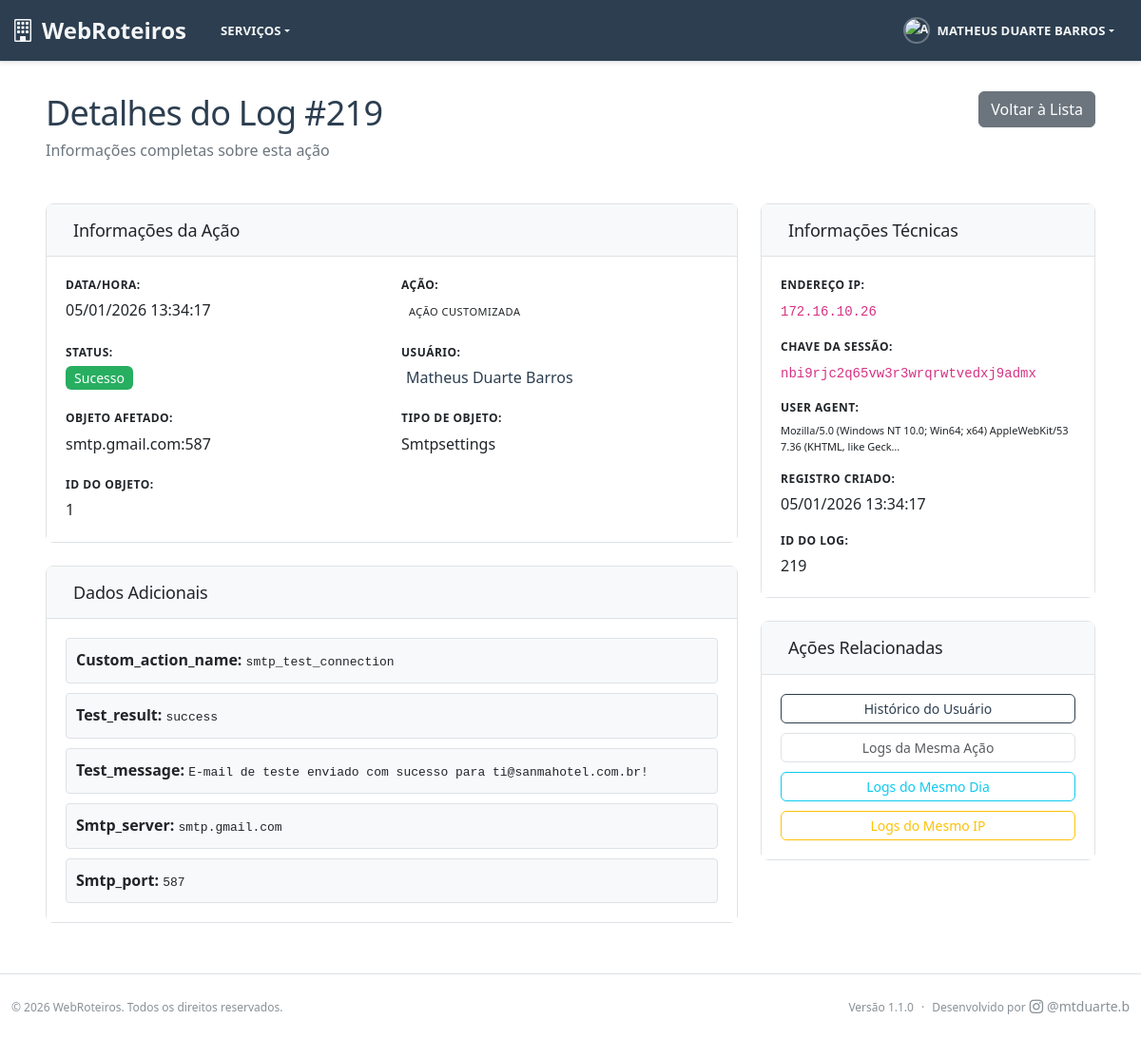
Page /audit/logs/219/ (signed in) on the committed database.
### audit_system/models.py (models this page shows, shortened)
class AuditLog(models.Model):
    ACTION_CHOICES = [
        ('USER_CREATED', 'Usuário Criado'),
        ('USER_UPDATED', 'Usuário Atualizado'),
        ('USER_DELETED', 'Usuário Deletado'),
        ('USER_ACTIVATED', 'Usuário Ativado'),
        ('USER_DEACTIVATED', 'Usuário Desativado'),
        ('USER_PASSWORD_CHANGED', 'Senha Alterada'),
        ('USER_LOGIN', 'Login Realizado'),
        ('USER_LOGOUT', 'Logout Realizado'),
        ('USER_LOGIN_FAILED', 'Login Falhado'),
        ('GROUP_CREATED', 'Grupo Criado'),
        ('GROUP_UPDATED', 'Grupo Atualizado'),
        ('GROUP_DELETED', 'Grupo Deletado'),
        ('GROUP_USER_ADDED', 'Usuário Adicionado ao Grupo'),
        ('GROUP_USER_REMOVED', 'Usuário Removido do Grupo'),
        ('GROUP_PERMISSION_ADDED', 'Permissão Adicionada ao Grupo'),
        ('GROUP_PERMISSION_REMOVED', 'Permissão Removida do Grupo'),
        ('PERMISSION_GRANTED', 'Permissão Concedida'),
        ('PERMISSION_REVOKED', 'Permissão Revogada'),
        ('ROLE_CHANGED', 'Papel/Função Alterada'),
        ('SYSTEM_ACCESS', 'Acesso ao Sistema'),
        ('DATA_EXPORT', 'Dados Exportados'),
        ('SETTINGS_CHANGED', 'Configurações Alteradas'),
        ('CUSTOM_ACTION', 'Ação Customizada'),
    ]
    action = models.CharField('Ação', max_length=50, choices=ACTION_CHOICES)
    content_type = models.ForeignKey(
        ContentType,
        on_delete=models.SET_NULL,
        null=True,
        blank=True,
        verbose_name='Tipo de Objeto'
    )
    object_id = models.CharField('ID do Objeto', max_length=100, null=True, blank=True)
    content_object = GenericForeignKey('content_type', 'object_id')
    object_repr = models.CharField('Representação do Objeto', max_length=200)
    changes = models.JSONField(
        'Alterações',
        default=dict,
        blank=True,
        help_text='Dados das alterações realizadas'
    )
    user = models.ForeignKey(
        User,
        on_delete=models.SET_NULL,
        null=True,
        blank=True,
        verbose_name='Usuário',
        related_name='audit_logs'
    )
    timestamp = models.DateTimeField('Data/Hora', auto_now_add=True, db_index=True)
    ip_address = models.GenericIPAddressField('Endereço IP', null=True, blank=True)
    user_agent = models.TextField('User Agent', null=True, blank=True)
    session_key = models.CharField('Chave da Sessão', max_length=40, null=True, blank=True)
    success = models.BooleanField('Sucesso', default=True)
    error_message = models.TextField('Mensagem de Erro', null=True, blank=True)
    extra_data = models.JSONField(
        'Dados Extras',
        default=dict,
        blank=True,
        help_text='Dados adicionais específicos da ação'
    )
    created_at = models.DateTimeField('Criado em', auto_now_add=True)
    class Meta:
        verbose_name = 'Log de Auditoria'
        verbose_name_plural = 'Logs de Auditoria'
        ordering = ['-timestamp']
        indexes = [
            models.Index(fields=['timestamp']),
            models.Index(fields=['user', 'timestamp']),
            models.Index(fields=['action', 'timestamp']),
            models.Index(fields=['content_type', 'object_id']),
        ]

### audit_system/views.py (the view)
# urls.py: path('logs/<int:log_id>/', views.audit_log_detail, name='log_detail'),
@staff_member_required
def audit_log_detail(request, log_id):
    log = get_object_or_404(AuditLog, pk=log_id)
    context = {
        'log': log,
        'title': f'Log #{log_id}',
    }
    return render(request, 'audit_system/log_detail.html', context)

### templates/audit_system/log_detail.html (shortened to what this page needs)
{% extends "base/base.html" %}
{% load static %}
{% block extra_css %}
<link rel="stylesheet" href="{% static 'css/audit.css' %}">
{% endblock %}
{% block content %}
<div class="audit-log-detail">
    <div class="page-header">
        <div class="header-content">
            <h1> Detalhes do Log #{{ log.pk }}</h1>
            <p class="text-muted">Informações completas sobre esta ação</p>
        </div>
        <div class="header-actions">
            <a href="{% url 'audit_system:logs_list' %}" class="btn btn-secondary">
                 Voltar à Lista
            </a>
        </div>
    </div>
    <div class="row">
        <div class="col-md-8">
            <div class="card">
                <div class="card-header">
                    <h5> Informações da Ação</h5>
                </div>
                <div class="card-body">
                    <div class="info-grid">
                        <div class="info-item">
                            <label>Data/Hora:</label>
                            <span class="value">{{ log.timestamp|date:"d/m/Y H:i:s" }}</span>
                        </div>
                        <div class="info-item">
                            <label>Ação:</label>
                            <span class="value">
                                <span class="action-badge action-{{ log.action|lower }}">
                                    {{ log.get_action_display }}
                                </span>
                            </span>
                        </div>
                        <div class="info-item">
                            <label>Status:</label>
                            <span class="value">
                                {% if log.success %}
                                <span class="badge badge-success">
                                     Sucesso
                                </span>
                                {% else %}
                                <span class="badge badge-danger">
                                    <i class="fas fa-times"></i> Erro
                                </span>
                                {% endif %}
                            </span>
                        </div>
                        <div class="info-item">
                            <label>Usuário:</label>
                            <span class="value">
                                {% if log.user %}
                                <a href="{% url 'audit_system:user_history' log.user.pk %}" class="user-link">
                                     {{ log.user.get_full_name|default:log.user.username }}
                                </a>
                                {% else %}
                                <span class="text-muted">Sistema</span>
                                {% endif %}
                            </span>
                        </div>
                        <div class="info-item">
                            <label>Objeto Afetado:</label>
                            <span class="value object-repr">{{ log.object_repr }}</span>
                        </div>
                        {% if log.content_type %}
                        <div class="info-item">
                            <label>Tipo de Objeto:</label>
                            <span class="value">{{ log.content_type.model|capfirst }}</span>
                        </div>
                        {% endif %}
                        {% if log.object_id %}
                        <div class="info-item">
                            <label>ID do Objeto:</label>
                            <span class="value">{{ log.object_id }}</span>
                        </div>
                        {% endif %}
                    </div>
                </div>
            </div>
            {% if log.extra_data %}
            <div class="card mt-4">
                <div class="card-header">
                    <h5> Dados Adicionais</h5>
                </div>
                <div class="card-body">
                    <div class="extra-data">
                        {% for key, value in log.extra_data.items %}
                        <div class="data-item">
                            <strong>{{ key|capfirst }}:</strong>
                            <span class="data-value">{{ value }}</span>
                        </div>
                        {% endfor %}
                    </div>
                </div>
            </div>
            {% endif %}
        </div>
        <div class="col-md-4">
            <div class="card">
                <div class="card-header">
                    <h5> Informações Técnicas</h5>
                </div>
                <div class="card-body">
                    <div class="tech-info">
                        <div class="tech-item">
                            <label>Endereço IP:</label>
                            <span class="value">
                                <code>{{ log.ip_address|default:"-" }}</code>
                            </span>
                        </div>
                        <div class="tech-item">
                            <label>Chave da Sessão:</label>
                            <span class="value">
                                <code class="session-key">{{ log.session_key|default:"-" }}</code>
                            </span>
                        </div>
                        {% if log.user_agent %}
                        <div class="tech-item">
                            <label>User Agent:</label>
                            <span class="value user-agent" title="{{ log.user_agent }}">
                                {{ log.user_agent|truncatechars:80 }}
                            </span>
                        </div>
                        {% endif %}
                        <div class="tech-item">
                            <label>Registro Criado:</label>
                            <span class="value">{{ log.created_at|date:"d/m/Y H:i:s" }}</span>
                        </div>
                        <div class="tech-item">
                            <label>ID do Log:</label>
                            <span class="value">{{ log.pk }}</span>
                        </div>
                    </div>
                </div>
            </div>
            <div class="card mt-4">
                <div class="card-header">
                    <h5> Ações Relacionadas</h5>
                </div>
                <div class="card-body">
                    <div class="related-actions">
                        {% if log.user %}
                        <a href="{% url 'audit_system:user_history' log.user.pk %}" class="btn btn-sm btn-outline-primary btn-block">
                             Histórico do Usuário
                        </a>
                        {% endif %}
                        <a href="{% url 'audit_system:logs_list' %}?action={{ log.action }}" class="btn btn-sm btn-outline-secondary btn-block">
                             Logs da Mesma Ação
                        </a>
                        {% if log.timestamp %}
                        <a href="{% url 'audit_system:logs_list' %}?date_from={{ log.timestamp|date:'Y-m-d' }}&date_to={{ log.timestamp|date:'Y-m-d' }}" class="btn btn-sm btn-outline-info btn-block">
                             Logs do Mesmo Dia
                        </a>
                        {% endif %}
                        {% if log.ip_address %}
                        <a href="{% url 'audit_system:logs_list' %}?search={{ log.ip_address }}" class="btn btn-sm btn-outline-warning btn-block">
                             Logs do Mesmo IP
                        </a>
                        {% endif %}
                    </div>
                </div>
            </div>
        </div>
    </div>
</div>
{% endblock %}

### templates/base/base.html (shortened to what this page needs)
{% load static %}
<!DOCTYPE html>
<html lang="pt-br" data-bs-theme="{% if user.is_authenticated and user.profile.tema_preferido != 'auto' %}{{ user.profile.tema_preferido }}{% else %}auto{% endif %}">
<head>
    <link href="https://cdn.jsdelivr.net/npm/bootstrap@5.3.2/dist/css/bootstrap.min.css" rel="stylesheet">
    <link rel="stylesheet" href="https://cdn.jsdelivr.net/npm/bootstrap-icons@1.11.2/font/bootstrap-icons.css">
    <link rel="stylesheet" href="{% static 'css/theme-colors.css' %}">
    <link rel="stylesheet" href="{% static 'css/main.css' %}">
    {% block extra_css %}{% endblock %}
</head>
<body class="{% block body_class %}{% endblock %}">
    {% if user.is_authenticated %}
        <nav class="navbar navbar-expand-lg navbar-dark custom-navbar fixed-top">
            <div class="container-fluid">
                <a class="navbar-brand fw-bold" href="{% url 'core:dashboard' %}">
                    <i class="bi bi-building me-2"></i>WebRoteiros
                </a>
                <div class="collapse navbar-collapse" id="navbarNav">
                    <ul class="navbar-nav me-auto">
                        <li class="nav-item dropdown">
                            <a class="nav-link dropdown-toggle {% if request.resolver_match.namespace == 'servicos' %}active{% endif %}" href="#" id="servicosDropdown" role="button" data-bs-toggle="dropdown" aria-expanded="false">
                                Serviços
                            </a>
                        </li>
                    </ul>
                    <ul class="navbar-nav ms-auto">
                        <li class="nav-item dropdown">
                            <a class="nav-link dropdown-toggle" href="#" id="userDropdown" role="button" data-bs-toggle="dropdown" aria-expanded="false">
                                {% if user.profile.avatar %}
                                    <img src="{{ user.profile.avatar.url }}" alt="Avatar de {{ user.get_full_name|default:user.username }}" class="rounded-circle me-2" style="width: 28px; height: 28px; object-fit: cover;">
                                {% else %}
                                    <img src="{% static 'images/default-avatar.svg' %}" alt="Avatar padrão" class="rounded-circle me-2" style="width: 28px; height: 28px; object-fit: cover;">
                                {% endif %}
                                {{ user.get_full_name|default:user.username }}
                            </a>
                        </li>
                    </ul>
                </div>
            </div>
        </nav>
    {% endif %}
    <main class="{% if user.is_authenticated %}main-content{% else %}login-main{% endif %}">
        {% block content %}{% endblock %}
    </main>
    {% if user.is_authenticated %}
        <footer class="app-footer bg-body border-top">
            <div class="container-fluid">
                <div class="row align-items-center py-2">
                    <div class="col-md-6">
                        <small class="text-muted">
                            © {% now "Y" %} WebRoteiros. Todos os direitos reservados.
                        </small>
                    </div>
                    <div class="col-md-6 text-md-end">
                        <small class="text-muted d-inline-flex align-items-center gap-2">
                            <span>Versão 1.1.0</span>
                            <span class="text-muted">·</span>
                            <span class="d-inline-flex align-items-center gap-1">
                                <span>Desenvolvido por</span>
                                <a href="https://www.instagram.com/mtduarte.b/" target="_blank" rel="noopener" class="text-muted text-decoration-none d-inline-flex align-items-center gap-1">
                                    <i class="bi bi-instagram" style="font-size: 0.9rem;"></i>
                                    <span class="small">@mtduarte.b</span>
                                </a>
                            </span>
                        </small>
                    </div>
                </div>
            </div>
        </footer>
    {% endif %}
</body>
</html>

### rows in the picture
AuditLog: pk "219", timestamp "05/01/2026 13:34:17", action "AÇÃO CUSTOMIZADA", user.get_full_name "Matheus Duarte Barros", object_repr "smtp.gmail.com:587", content_type.model "Smtpsettings", object_id "1", ip_address "172.16.10.26", session_key "nbi9rjc2q65vw3r3wrqrwtvedxj9admx", user_agent "Mozilla/5.0 (Windows NT 10.0; Win64; x64) AppleWebKit/537.36 (KHTML, like Geck…", created_at "05/01/2026 13:34:17"

### other values in the picture
{{ user.get_full_name|default:user.username }} "MATHEUS DUARTE BARROS"
{{ key|capfirst }} "Custom_action_name" "Test_result" "Test_message" "Smtp_server" "Smtp_port"
{{ value }} "smtp_test_connection" "success" "E-mail de teste enviado com sucesso para ti@sanmahotel.com.br!" "smtp.gmail.com" "587"
